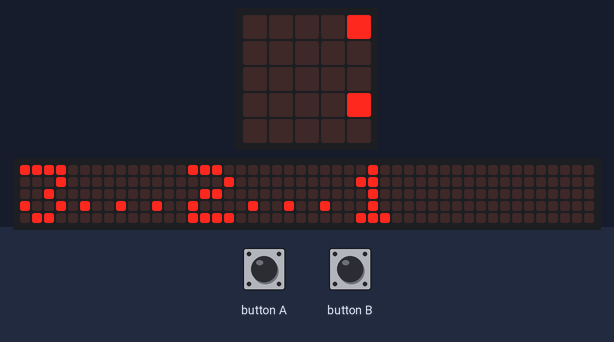
Simulated run of this program. Board: BBC micro:bit running MicroPython. Parts: the board's 5×5 LED display, a strip that is not on the board, showing the scrolling text unrolled. Random numbers come from a fixed seed; the 48×5 strip is a reading aid, not a part: it shows the text the display is scrolling, unrolled, one strip-width of it at a time.

Above: at 0.1 s.
At 2.6 s:
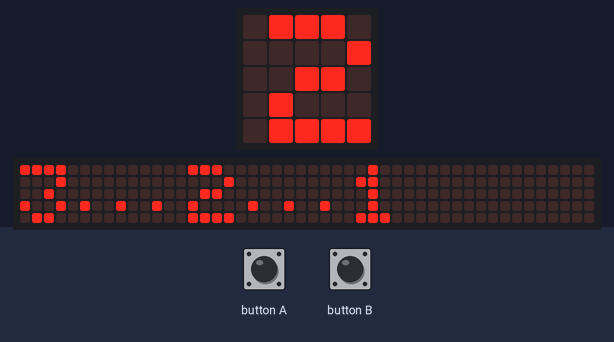
At 5.3 s:
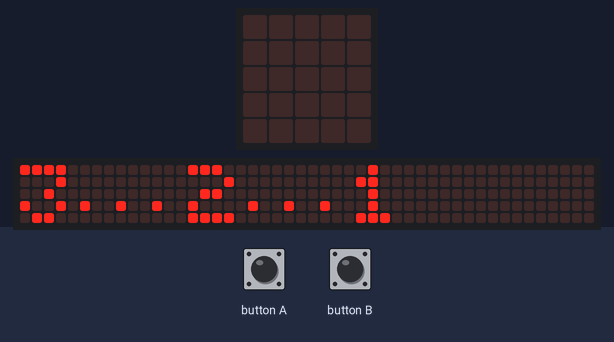
At 5.71 s:
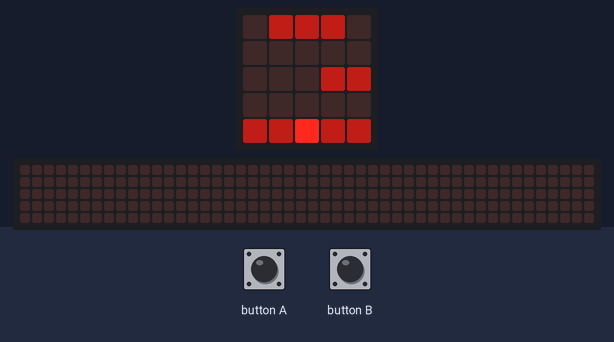
At 6.1 s:
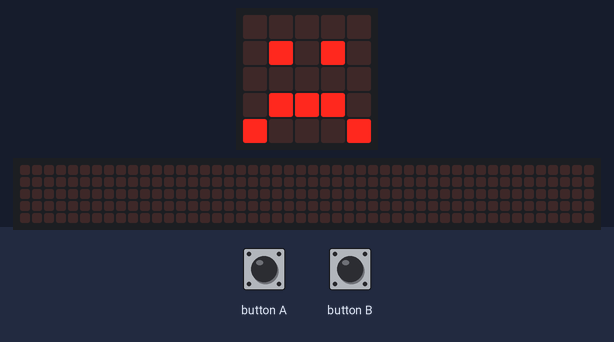
At 12.46 s:
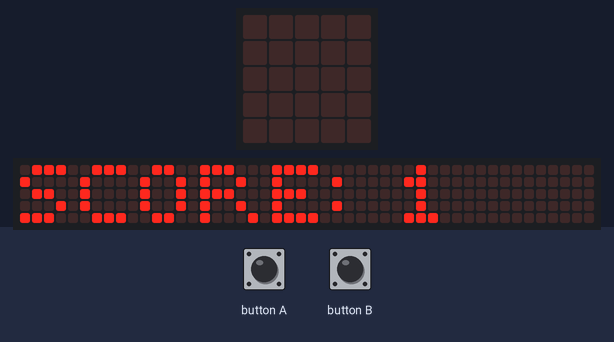

The program:

Doodle_Jump.py
```python
#idea and code structure sourced from blog.codewith.uk
from microbit import *
from random import randint

player_x = 50
player_y = 50
score = 0
speed_y = 0
frame = 0

platform_gap = 2
level_score_limit = 10

platforms = Image("03330:00000:00033:00000:33333")
levels = [30, 25, 20, 18, 15, 12, 10]
current_level = 0

display.scroll('3...2...1')
while True:
    frame += 1
    if speed_y < 5:
        speed_y += 1
    player_y += speed_y
    if player_y < 0:
        player_y = 0

    if player_y > 99:
        player_y = 99

    if button_a.is_pressed():
        player_x -= 5
        player_x %= 100

    if button_b.is_pressed():
        player_x += 5
        player_x %= 100

    display.show(platforms)

    led_player_x = int(player_x/20)
    led_player_y = int(player_y/20)

    if frame % levels[current_level] == 0:
        score += 1
        platforms = platforms.shift_down(1)

        if score % level_score_limit == 0:
            current_level += 1
            if current_level > len(levels):
                current_level = len(levels)

        if score % platform_gap == 0:
            platform_start = randint(0,3)
            platform_end = randint(platform_start + 1, 4)
            for x in range(platform_start, platform_end):
                platforms.set_pixel(x, 0, 3)

    if platforms.get_pixel(led_player_x,led_player_y) == 3 and speed_y > 2:
        speed_y = -11

    elif led_player_y == 4:
        display.show(Image.SAD)
        sleep(500)
        display.clear()
        display.scroll('SCORE: '+str(score))
        break

    display.set_pixel(led_player_x,led_player_y,9)
    sleep(20)
```

Measured:
- what the display in image 4 shows lasts 0.5 s, from 6.0 s to 6.5 s
